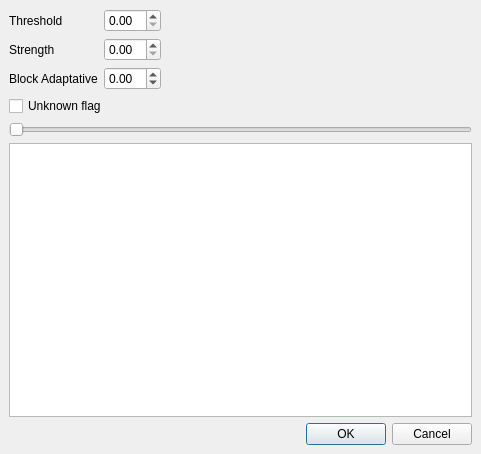
<ui version="4.0" >
 <class>asharpDialog</class>
 <widget class="QDialog" name="asharpDialog" >
  <property name="geometry" >
   <rect>
    <x>0</x>
    <y>0</y>
    <width>481</width>
    <height>454</height>
   </rect>
  </property>
  <property name="windowTitle" >
   <string>ASharp</string>
  </property>
  <layout class="QGridLayout" >
   <property name="leftMargin" >
    <number>9</number>
   </property>
   <property name="topMargin" >
    <number>9</number>
   </property>
   <property name="rightMargin" >
    <number>9</number>
   </property>
   <property name="bottomMargin" >
    <number>9</number>
   </property>
   <property name="horizontalSpacing" >
    <number>6</number>
   </property>
   <property name="verticalSpacing" >
    <number>6</number>
   </property>
   <item row="3" column="3" >
    <spacer>
     <property name="orientation" >
      <enum>Qt::Horizontal</enum>
     </property>
     <property name="sizeHint" >
      <size>
       <width>40</width>
       <height>20</height>
      </size>
     </property>
    </spacer>
   </item>
   <item row="2" column="3" >
    <spacer>
     <property name="orientation" >
      <enum>Qt::Horizontal</enum>
     </property>
     <property name="sizeHint" >
      <size>
       <width>40</width>
       <height>20</height>
      </size>
     </property>
    </spacer>
   </item>
   <item row="1" column="3" >
    <spacer>
     <property name="orientation" >
      <enum>Qt::Horizontal</enum>
     </property>
     <property name="sizeHint" >
      <size>
       <width>40</width>
       <height>20</height>
      </size>
     </property>
    </spacer>
   </item>
   <item row="0" column="3" >
    <spacer>
     <property name="orientation" >
      <enum>Qt::Horizontal</enum>
     </property>
     <property name="sizeHint" >
      <size>
       <width>40</width>
       <height>20</height>
      </size>
     </property>
    </spacer>
   </item>
   <item row="4" column="0" colspan="4" >
    <widget class="QSlider" name="horizontalSlider" >
     <property name="orientation" >
      <enum>Qt::Horizontal</enum>
     </property>
    </widget>
   </item>
   <item row="6" column="1" colspan="3" >
    <widget class="QDialogButtonBox" name="buttonBox" >
     <property name="orientation" >
      <enum>Qt::Horizontal</enum>
     </property>
     <property name="standardButtons" >
      <set>QDialogButtonBox::Cancel|QDialogButtonBox::NoButton|QDialogButtonBox::Ok</set>
     </property>
    </widget>
   </item>
   <item row="5" column="0" colspan="4" >
    <widget class="QGraphicsView" name="graphicsView" />
   </item>
   <item row="1" column="0" >
    <widget class="QLabel" name="label_2" >
     <property name="text" >
      <string>Strength</string>
     </property>
    </widget>
   </item>
   <item row="0" column="0" >
    <widget class="QLabel" name="label" >
     <property name="text" >
      <string>Threshold</string>
     </property>
    </widget>
   </item>
   <item row="2" column="0" colspan="2" >
    <widget class="QLabel" name="label_3" >
     <property name="text" >
      <string>Block Adaptative</string>
     </property>
    </widget>
   </item>
   <item row="3" column="0" colspan="3" >
    <widget class="QCheckBox" name="checkBox" >
     <property name="text" >
      <string>Unknown flag</string>
     </property>
    </widget>
   </item>
   <item row="0" column="2" >
    <widget class="QDoubleSpinBox" name="doubleSpinBoxTreshold" />
   </item>
   <item row="1" column="2" >
    <widget class="QDoubleSpinBox" name="doubleSpinBoxStrength" />
   </item>
   <item row="2" column="2" >
    <widget class="QDoubleSpinBox" name="doubleSpinBoxBlock">
     <property name="minimum">
      <double>-1.000000000000000</double>
     </property>
    </widget>
   </item>
  </layout>
 </widget>
 <resources/>
 <connections>
  <connection>
   <sender>buttonBox</sender>
   <signal>accepted()</signal>
   <receiver>asharpDialog</receiver>
   <slot>accept()</slot>
   <hints>
    <hint type="sourcelabel" >
     <x>248</x>
     <y>254</y>
    </hint>
    <hint type="destinationlabel" >
     <x>157</x>
     <y>274</y>
    </hint>
   </hints>
  </connection>
  <connection>
   <sender>buttonBox</sender>
   <signal>rejected()</signal>
   <receiver>asharpDialog</receiver>
   <slot>reject()</slot>
   <hints>
    <hint type="sourcelabel" >
     <x>316</x>
     <y>260</y>
    </hint>
    <hint type="destinationlabel" >
     <x>286</x>
     <y>274</y>
    </hint>
   </hints>
  </connection>
 </connections>
</ui>
